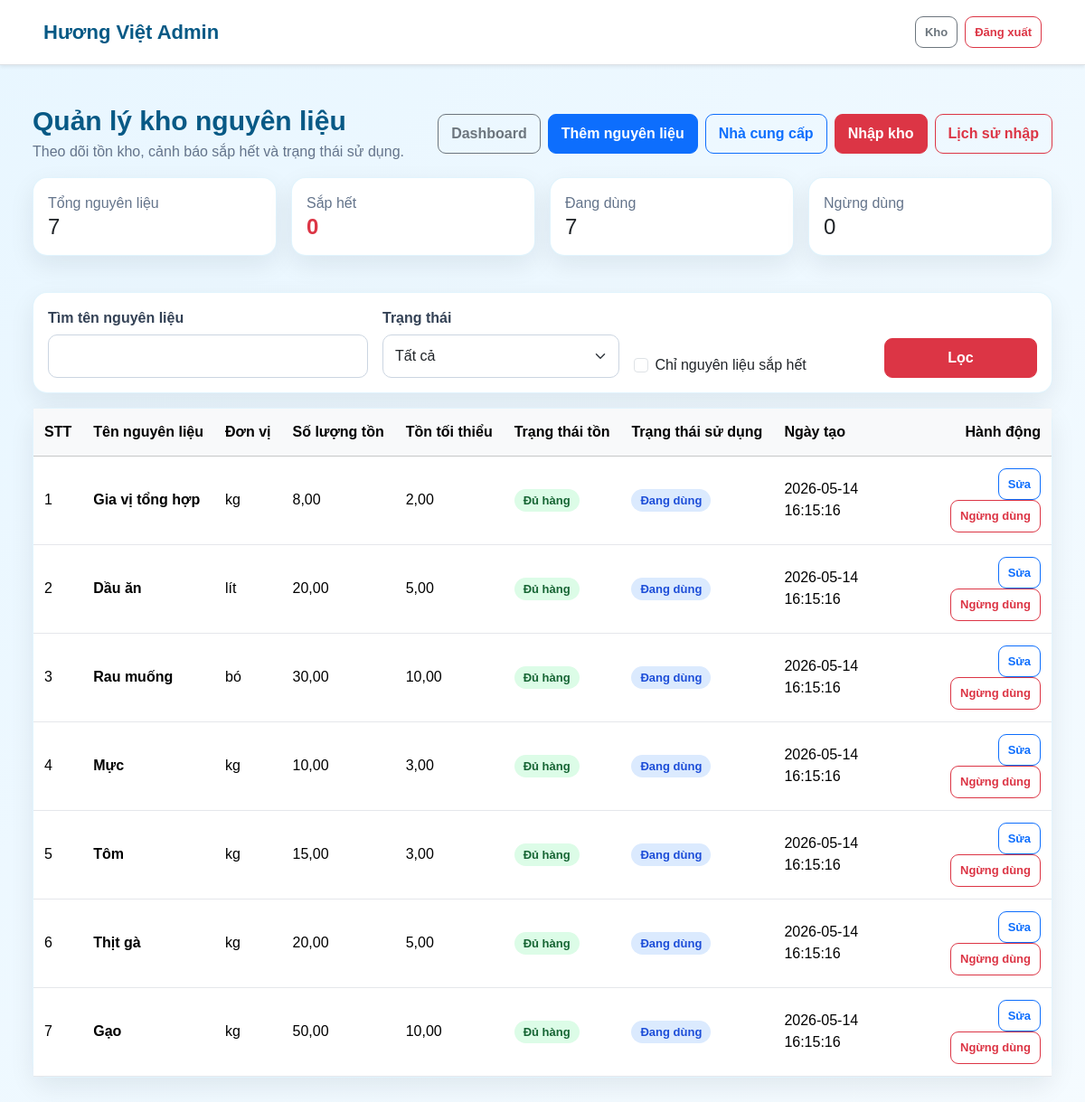
The page /admin/inventory/index.php (signed in) on the database its author committed.
### tables this page shows
CREATE TABLE `ingredients` (
  `id` int(11) NOT NULL,
  `ingredient_name` varchar(255) NOT NULL,
  `unit` varchar(50) NOT NULL,
  `quantity` decimal(10,2) DEFAULT 0.00,
  `min_quantity` decimal(10,2) DEFAULT 0.00,
  `status` varchar(50) DEFAULT 'Đang dùng',
  `created_at` datetime DEFAULT current_timestamp()
);

### admin/auth.php (called while the page is built, shortened)
<?php
function e($value)
{
    return htmlspecialchars((string) $value, ENT_QUOTES, 'UTF-8');
}
?>

### admin/inventory/index.php (the view, shortened to what this page needs)
<?php
require_once __DIR__ . "/../auth.php";
require_once __DIR__ . "/_helpers.php";
$keyword = trim($_GET['keyword'] ?? '');
$lowStock = isset($_GET['low_stock']) && $_GET['low_stock'] === '1';
$statsResult = mysqli_query(
    $conn,
    "SELECT
        COUNT(*) AS total,
        SUM(quantity <= min_quantity) AS low_count,
        SUM(status = 'Đang dùng') AS active_count,
        SUM(status = 'Ngừng dùng') AS inactive_count
     FROM ingredients"
);
$stats = mysqli_fetch_assoc($statsResult) ?: [];
$sql = "SELECT * FROM ingredients";
$sql .= " ORDER BY id DESC";
$stmt = mysqli_prepare($conn, $sql);
mysqli_stmt_execute($stmt);
$ingredients = mysqli_stmt_get_result($stmt);
?>
<main class="container py-4">
    <div class="d-flex flex-wrap justify-content-between align-items-center gap-3 mb-3">
        <div>
            <h1 class="h3 mb-1">Quản lý kho nguyên liệu</h1>
            <p class="text-muted mb-0">Theo dõi tồn kho, cảnh báo sắp hết và trạng thái sử dụng.</p>
        </div>
        <div class="d-flex flex-wrap gap-2">
            <a class="btn btn-outline-secondary" href="/huongviet/admin/dashboard.php">Dashboard</a>
            <a class="btn btn-primary" href="/huongviet/admin/inventory/add_ingredient.php">Thêm nguyên liệu</a>
            <a class="btn btn-outline-primary" href="/huongviet/admin/inventory/suppliers.php">Nhà cung cấp</a>
            <a class="btn btn-danger" href="/huongviet/admin/inventory/add_import.php">Nhập kho</a>
            <a class="btn btn-outline-danger" href="/huongviet/admin/inventory/imports.php">Lịch sử nhập</a>
        </div>
    </div>
    <div class="row g-3 mb-3">
        <div class="col-md-3"><div class="card border-0 shadow-sm"><div class="card-body"><div class="text-muted">Tổng nguyên liệu</div><div class="h4 mb-0"><?php echo (int) ($stats['total'] ?? 0); ?></div></div></div></div>
        <div class="col-md-3"><div class="card border-0 shadow-sm"><div class="card-body"><div class="text-muted">Sắp hết</div><div class="h4 mb-0 text-danger"><?php echo (int) ($stats['low_count'] ?? 0); ?></div></div></div></div>
        <div class="col-md-3"><div class="card border-0 shadow-sm"><div class="card-body"><div class="text-muted">Đang dùng</div><div class="h4 mb-0"><?php echo (int) ($stats['active_count'] ?? 0); ?></div></div></div></div>
        <div class="col-md-3"><div class="card border-0 shadow-sm"><div class="card-body"><div class="text-muted">Ngừng dùng</div><div class="h4 mb-0"><?php echo (int) ($stats['inactive_count'] ?? 0); ?></div></div></div></div>
    </div>
    <div class="card border-0 shadow-sm mb-3">
        <div class="card-body">
            <form class="row g-3" method="GET">
                <div class="col-md-4">
                    <label class="form-label">Tìm tên nguyên liệu</label>
                    <input type="text" name="keyword" class="form-control" value="<?php echo e($keyword); ?>">
                </div>
                <div class="col-md-3">
                    <label class="form-label">Trạng thái</label>
                    <select name="status" class="form-select">
                        <option value="">Tất cả</option>
                    </select>
                </div>
                <div class="col-md-3 d-flex align-items-end">
                    <div class="form-check">
                        <input class="form-check-input" type="checkbox" name="low_stock" value="1" id="low_stock" <?php echo $lowStock ? 'checked' : ''; ?>>
                        <label class="form-check-label" for="low_stock">Chỉ nguyên liệu sắp hết</label>
                    </div>
                </div>
                <div class="col-md-2 d-flex align-items-end">
                    <button class="btn btn-danger w-100" type="submit">Lọc</button>
                </div>
            </form>
        </div>
    </div>
    <div class="card border-0 shadow-sm">
        <div class="table-responsive">
            <table class="table table-hover align-middle mb-0">
                <thead class="table-light">
                    <tr>
                        <th>STT</th>
                        <th>Tên nguyên liệu</th>
                        <th>Đơn vị</th>
                        <th>Số lượng tồn</th>
                        <th>Tồn tối thiểu</th>
                        <th>Trạng thái tồn</th>
                        <th>Trạng thái sử dụng</th>
                        <th>Ngày tạo</th>
                        <th class="text-end">Hành động</th>
                    </tr>
                </thead>
                <tbody>
                    <?php $stt = 1; ?>
                    <?php while ($item = mysqli_fetch_assoc($ingredients)) { ?>
                        <tr>
                            <td><?php echo $stt++; ?></td>
                            <td class="fw-semibold"><?php echo e($item['ingredient_name']); ?></td>
                            <td><?php echo e($item['unit']); ?></td>
                            <td><?php echo number_format((float) $item['quantity'], 2, ',', '.'); ?></td>
                            <td><?php echo number_format((float) $item['min_quantity'], 2, ',', '.'); ?></td>
                            <td>
                                <?php if ((float) $item['quantity'] <= (float) $item['min_quantity']) { ?>
                                    <span class="badge text-bg-danger">Sắp hết</span>
                                <?php } else { ?>
                                    <span class="badge text-bg-success">Đủ hàng</span>
                                <?php } ?>
                            </td>
                            <td><span class="badge <?php echo $item['status'] === 'Đang dùng' ? 'text-bg-primary' : 'text-bg-secondary'; ?>"><?php echo e($item['status']); ?></span></td>
                            <td><?php echo e($item['created_at']); ?></td>
                            <td class="text-end">
                                <a class="btn btn-sm btn-outline-primary" href="/huongviet/admin/inventory/edit_ingredient.php?id=<?php echo (int) $item['id']; ?>">Sửa</a>
                                <a class="btn btn-sm btn-outline-danger" href="/huongviet/admin/inventory/delete_ingredient.php?id=<?php echo (int) $item['id']; ?>" onclick="return confirm('Bạn có chắc muốn ngừng dùng nguyên liệu này không?');">Ngừng dùng</a>
                            </td>
                        </tr>
                    <?php } ?>
                </tbody>
            </table>
        </div>
    </div>
</main>

### assets/css/admin/base.css (style rules this page uses)
body { margin: 0; background: linear-gradient(135deg, #e8f6ff, #f5fbff); color: #1f2937; font-family: Arial, sans-serif; }
.admin-container, main.container, .navbar .container { width: min(1280px, 94%); max-width: none; }
.admin-container, main.container { margin: 0 auto; padding: 20px 0 50px !important; }
.admin-page-title h1, main h1.h3 { margin: 0 0 6px; font-size: 30px; font-weight: 900; color: #075985; }
.admin-page-title p, main .text-muted { color: #64748b !important; }
.admin-card, .card { background: #ffffff; border-radius: 16px !important; padding: 0; box-shadow: 0 10px 28px rgba(15, 23, 42, 0.08) !important; border: 1px solid rgba(14, 165, 233, 0.12) !important; margin-bottom: 24px; }
.admin-table, .table { width: 100%; margin: 0; border-collapse: collapse; }
.admin-table thead, .table thead, .table-light { background: #0ea5e9 !important; color: white !important; }
.admin-table th, .table th { padding: 14px 12px; font-weight: 800; white-space: nowrap; }
.admin-table td, .table td { padding: 13px 12px; vertical-align: middle; border-bottom: 1px solid #e5e7eb; }
.admin-btn, .btn { display: inline-block; padding: 9px 14px; border-radius: 9px !important; text-decoration: none; font-weight: 700; cursor: pointer; transition: 0.2s; }
.admin-actions, .btn-group, .d-flex.flex-wrap.gap-1, .d-flex.flex-wrap.gap-2 { display: flex; flex-wrap: wrap; gap: 6px; }
.admin-actions .admin-btn, .btn-sm, .btn-group-sm > .btn { padding: 7px 10px; font-size: 13px; }
.admin-badge, .badge { display: inline-block; padding: 6px 10px; border-radius: 999px; font-size: 13px; font-weight: 800; }
.admin-badge-success, .text-bg-success { background: #dcfce7 !important; color: #166534 !important; }
.admin-badge-primary, .text-bg-primary { background: #dbeafe !important; color: #1d4ed8 !important; }
.admin-filter-form label, .form-label { font-weight: 700; color: #334155; margin-bottom: 6px; }
.admin-filter-form input, .admin-filter-form select, .form-control, .form-select { width: 100%; border: 1px solid #cbd5e1; border-radius: 10px; padding: 11px 13px; outline: none; }

### assets/css/admin/inventory.css (style rules this page uses)
.inventory-low-stock, .text-danger { font-weight: 800; }

### rows shown on the page
ingredients: ingredient_name "Gia vị tổng hợp", unit "kg", quantity "8,00", min_quantity "2,00", shows "Đủ hàng", status "Đang dùng", created_at "2026-05-14 16:15:16"
ingredients: ingredient_name "Dầu ăn", unit "lít", quantity "20,00", min_quantity "5,00", shows "Đủ hàng", status "Đang dùng", created_at "2026-05-14 16:15:16"
ingredients: ingredient_name "Rau muống", unit "bó", quantity "30,00", min_quantity "10,00", shows "Đủ hàng", status "Đang dùng", created_at "2026-05-14 16:15:16"
ingredients: ingredient_name "Mực", unit "kg", quantity "10,00", min_quantity "3,00", shows "Đủ hàng", status "Đang dùng", created_at "2026-05-14 16:15:16"
ingredients: ingredient_name "Tôm", unit "kg", quantity "15,00", min_quantity "3,00", shows "Đủ hàng", status "Đang dùng", created_at "2026-05-14 16:15:16"
ingredients: ingredient_name "Thịt gà", unit "kg", quantity "20,00", min_quantity "5,00", shows "Đủ hàng", status "Đang dùng", created_at "2026-05-14 16:15:16"
ingredients: ingredient_name "Gạo", unit "kg", quantity "50,00", min_quantity "10,00", shows "Đủ hàng", status "Đang dùng", created_at "2026-05-14 16:15:16"

### other values the page prints
$stats['total'] "7"
$stats['low_count'] "0"
$stats['active_count'] "7"
$stats['inactive_count'] "0"
